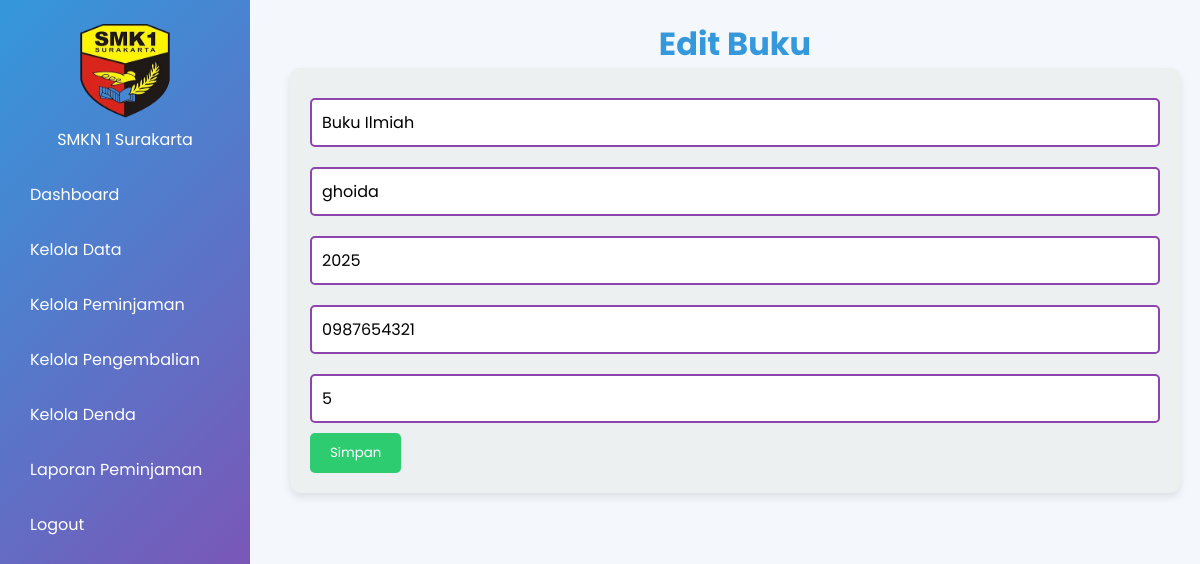
The page /admin/edit_book.php?id=1 (signed in) on the database its author committed.
### tables this page shows
CREATE TABLE `books` (
  `id` int NOT NULL,
  `title` varchar(100) NOT NULL,
  `author` varchar(100) NOT NULL,
  `year` int NOT NULL,
  `isbn` varchar(13) NOT NULL,
  `stock` int NOT NULL,
  `status` enum('available','unavailable') DEFAULT 'available',
  `cover` varchar(255) DEFAULT NULL,
  `description` text
);

### admin/edit_book.php (the view, shortened to what this page needs)
<!DOCTYPE html>
<html lang="id">
<head>
    <link rel="stylesheet" href="../assets/css/style.css">
</head>
<body>
    <?php
    require_once '../config/db_connect.php';
    $id = (int)$_GET['id'];
    $stmt = $pdo->prepare("SELECT * FROM books WHERE id = ?");
    $stmt->execute([$id]);
    $book = $stmt->fetch();
    ?>
    <div class="container">
        <aside class="sidebar">
            <div class="logo">
                <img src="../assets/images/smkn1-logo.png" alt="SMKN 1 Surakarta">
                <br> SMKN 1 Surakarta
            </div>
            <nav>
                <ul>
                    <li><a href="dashboard.php">Dashboard</a></li>
                    <li class="dropdown">
                        <a href="#">Kelola Data</a>
                    </li>
                    <li><a href="manage_loans.php">Kelola Peminjaman</a></li>
                    <li><a href="manage_returns.php">Kelola Pengembalian</a></li>
                    <li><a href="manage_fines.php">Kelola Denda</a></li>
                    <li><a href="loan_report.php">Laporan Peminjaman</a></li>
                    <li><a href="../config/auth.php?logout=1">Logout</a></li>
                </ul>
            </nav>
        </aside>
        <main class="main-content">
            <h1 style="text-align: center;">Edit Buku</h1>
            <section class="dashboard-section">
                <form method="POST">
                    <input type="text" name="title" value="<?php echo htmlspecialchars($book['title']); ?>" class="input-field" required>
                    <input type="text" name="author" value="<?php echo htmlspecialchars($book['author']); ?>" class="input-field" required>
                    <input type="number" name="year" value="<?php echo $book['year']; ?>" class="input-field" required>
                    <input type="text" name="isbn" value="<?php echo htmlspecialchars($book['isbn']); ?>" class="input-field" required>
                    <input type="number" name="stock" value="<?php echo $book['stock']; ?>" class="input-field" required>
                    <button type="submit" class="btn">Simpan</button>
                </form>
            </section>
        </main>
    </div>
</body>
</html>

### assets/css/style.css (style rules this page uses)
* { margin: 0; padding: 0; box-sizing: border-box; font-family: 'Poppins', sans-serif; }
body { background: #f4f7fb; color: #333; }
.container { display: flex; min-height: 100vh; }
.sidebar { width: 250px; background: linear-gradient(135deg, #3498db, #8e44ad); color: white; padding: 20px; position: fixed; height: 100%; overflow-y: auto; }
.logo { text-align: center; margin-bottom: 20px; }
.logo img { width: 100px; height: 100px; }
nav ul { list-style: none; }
nav ul li { margin: 10px 0; }
nav ul li a { color: white; text-decoration: none; padding: 10px; display: block; border-radius: 5px; transition: all 0.3s ease; }
.dropdown { position: relative; }
.main-content { margin-left: 270px; padding: 20px; flex-grow: 1; }
h1, h2, h3 { color: #3498db; }
.auth-section, .dashboard-section { background: #ecf0f1; padding: 20px; border-radius: 10px; box-shadow: 0 4px 8px rgba(0,0,0,0.1); margin-bottom: 20px; }
.input-field { width: 100%; padding: 10px; margin: 10px 0; border: 2px solid #8e44ad; border-radius: 5px; font-size: 16px; }
.btn { background: #2ecc71; color: white; padding: 10px 20px; border: none; border-radius: 5px; cursor: pointer; transition: all 0.3s ease; }

### rows shown on the page
books: title "Buku Ilmiah", author "ghoida", year "2025", isbn "0987654321", stock "5"
